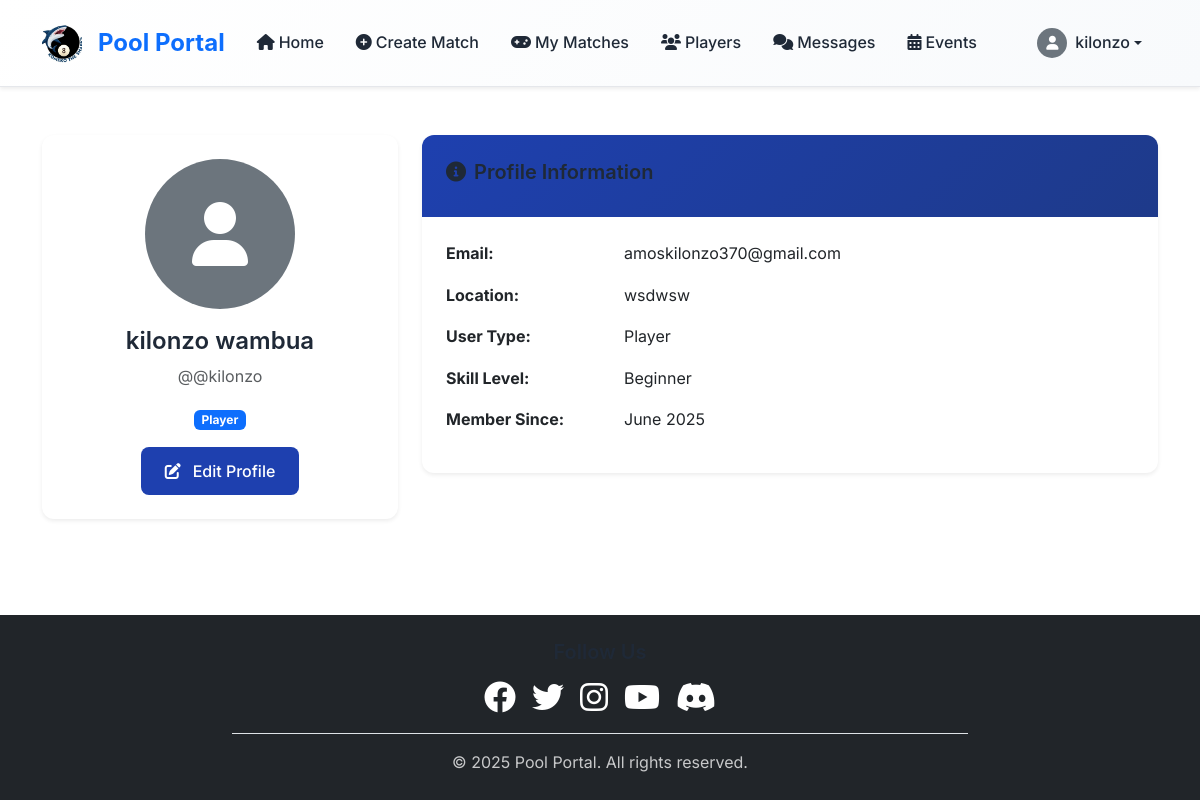
Page /accounts/profile/ (signed in) on the earlier database version.
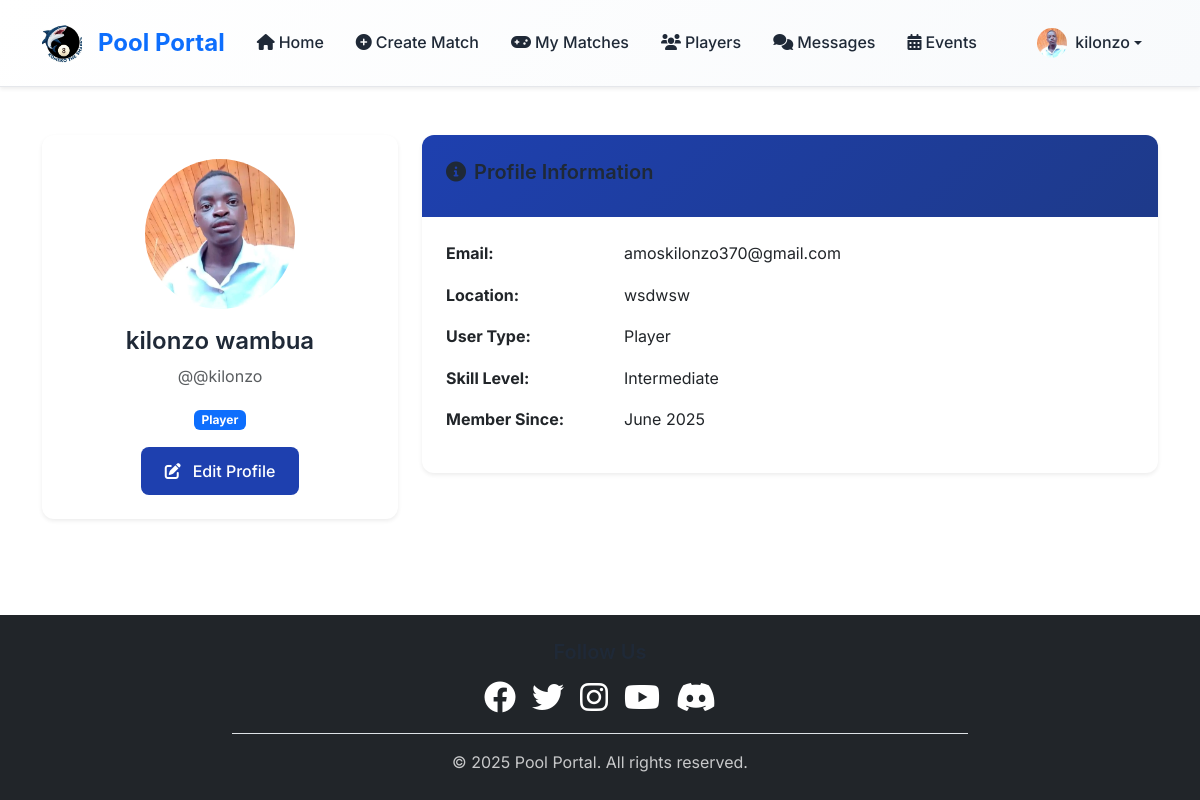
Same page on the later database version.
### accounts/models.py (models this page shows, shortened)
class PlayerProfile(models.Model):
    SKILL_LEVELS = [
        ('beginner', 'Beginner'),
        ('intermediate', 'Intermediate'),
        ('advanced', 'Advanced'),
        ('professional', 'Professional'),
    ]
    user = models.OneToOneField(User, on_delete=models.CASCADE, related_name='player_profile')
    bio = models.TextField(max_length=500, blank=True)
    skill_level = models.CharField(max_length=15, choices=SKILL_LEVELS, default='beginner')
    created_at = models.DateTimeField(auto_now_add=True)
    updated_at = models.DateTimeField(auto_now=True)

class User(AbstractUser):
    USER_TYPE_CHOICES = [
        ('player', 'Player'),
        ('referee', 'Referee'),
    ]
    user_type = models.CharField(max_length=10, choices=USER_TYPE_CHOICES)
    location = models.CharField(max_length=100, blank=True)
    phone_number = models.CharField(max_length=15, blank=True, help_text="Enter your phone number")
    profile_photo = models.ImageField(upload_to='profile_photos/', blank=True, null=True)

### accounts/views.py (the view)
# urls.py: path('profile/', views.profile_view, name='profile'),
@login_required
def profile_view(request):
    user = request.user
    profile = None
    if user.user_type == 'player':
        profile, created = PlayerProfile.objects.get_or_create(user=user)
    return render(request, 'accounts/profile.html', {
        'user': user,
        'profile': profile
    })

### templates/accounts/profile.html (shortened to what this page needs)
{% extends 'base.html' %}
{% block content %}
<div class="container py-5">
    <div class="row">
        <div class="col-md-4">
            <div class="card shadow-sm">
                <div class="card-body text-center">
                    {% if user.profile_photo %}
                        <img src="{{ user.profile_photo.url }}" alt="Profile Photo"
                             class="rounded-circle mb-3" width="150" height="150" style="object-fit: cover;">
                    {% else %}
                        <div class="bg-secondary rounded-circle mx-auto mb-3 d-flex align-items-center justify-content-center"
                             style="width: 150px; height: 150px;">
                            <i class="fas fa-user fa-4x text-white"></i>
                        </div>
                    {% endif %}
                    <h4>{{ user.first_name }} {{ user.last_name }}</h4>
                    <p class="text-muted">@{{ user.username }}</p>
                    <span class="badge bg-primary">{{ user.get_user_type_display }}</span>
                    <div class="mt-3">
                        <a href="{% url 'accounts:profile_edit' %}" class="btn btn-primary">
                            <i class="fas fa-edit me-1"></i>Edit Profile
                        </a>
                    </div>
                </div>
            </div>
        </div>
        <div class="col-md-8">
            <div class="card shadow-sm">
                <div class="card-header">
                    <h5><i class="fas fa-info-circle me-2"></i>Profile Information</h5>
                </div>
                <div class="card-body">
                    <div class="row mb-3">
                        <div class="col-sm-3"><strong>Email:</strong></div>
                        <div class="col-sm-9">{{ user.email }}</div>
                    </div>
                    <div class="row mb-3">
                        <div class="col-sm-3"><strong>Location:</strong></div>
                        <div class="col-sm-9">{{ user.location|default:"Not specified" }}</div>
                    </div>
                    <div class="row mb-3">
                        <div class="col-sm-3"><strong>User Type:</strong></div>
                        <div class="col-sm-9">{{ user.get_user_type_display }}</div>
                    </div>
                    {% if profile and user.user_type == 'player' %}
                        <div class="row mb-3">
                            <div class="col-sm-3"><strong>Skill Level:</strong></div>
                            <div class="col-sm-9">{{ profile.get_skill_level_display }}</div>
                        </div>
                    {% endif %}
                    <div class="row mb-3">
                        <div class="col-sm-3"><strong>Member Since:</strong></div>
                        <div class="col-sm-9">{{ user.date_joined|date:"F Y" }}</div>
                    </div>
                </div>
            </div>
        </div>
    </div>
</div>
{% endblock %}

### templates/base.html (shortened to what the changed rows need)
<!DOCTYPE html>
<html lang="en">
<head>
    <link href="https://cdn.jsdelivr.net/npm/bootstrap@5.3.0/dist/css/bootstrap.min.css" rel="stylesheet">
    <link rel="stylesheet" href="https://cdnjs.cloudflare.com/ajax/libs/font-awesome/6.0.0/css/all.min.css">
    {% load static %}
</head>
<body>
    <nav class="navbar navbar-expand-lg navbar-light bg-white shadow-sm sticky-top">
        <div class="container">
            <div class="collapse navbar-collapse" id="navbarNav">
                <ul class="navbar-nav">
                    {% if user.is_authenticated %}
                        <li class="nav-item dropdown">
                            <a class="nav-link dropdown-toggle d-flex align-items-center" href="#" id="navbarDropdown" role="button" data-bs-toggle="dropdown">
                                {% if user.profile_photo %}
                                    <img src="{{ user.profile_photo.url }}" alt="Profile" class="rounded-circle me-2" width="30" height="30" style="object-fit: cover;">
                                {% else %}
                                    <div class="bg-secondary rounded-circle me-2 d-flex align-items-center justify-content-center" style="width: 30px; height: 30px;">
                                        <i class="fas fa-user text-white small"></i>
                                    </div>
                                {% endif %}
                                {{ user.first_name|default:user.username }}
                            </a>
                        </li>
                    {% endif %}
                </ul>
            </div>
        </div>
    </nav>
    <main>
        {% block content %}
        {% endblock %}
    </main>
</body>
</html>

Differences in the rows shown:
changed User "kilonzo": profile_photo: picture added
changed PlayerProfile: skill_level "Beginner" → "Intermediate"
